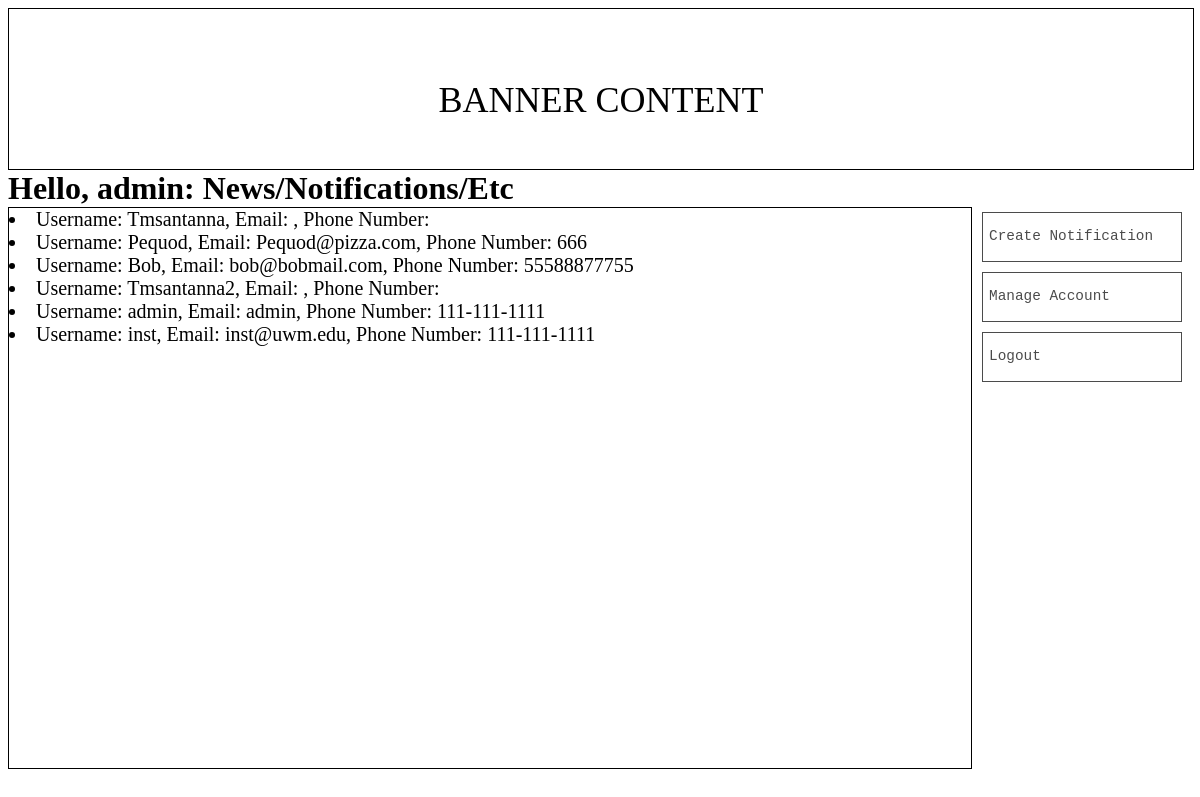
The app's page /home/ (signed in) with its own data.
### CS361_Project/models.py (models this page shows)
class Account(models.Model):
    id = models.IntegerField(unique = True, primary_key= True)
    username = models.CharField(max_length=30, unique = True)
    password = models.CharField(max_length = 30)
    role = models.CharField(max_length=30, null=True) #username, password and role should not be null
    name = models.CharField(max_length= 30, null= True)
    email = models.CharField(max_length= 30, null= True)
    telephone = models.CharField(max_length= 20, null= True)
    address = models.CharField(max_length = 40, null= True)

### CS361_Project/views.py (the view)
# urls.py: 2. Add a URL to urlpatterns:  path('', Home.as_view(), name='home')
class Home(View):
    def get(self, request):
        accounts = list(Account.objects.all())
        if request.session.get('is_authenticate'):
            return render(request, "Home.html", {"accounts": accounts})
        else:
            return render(request, "login.html")

### templates/Home.html (shortened to what this page needs)
{% load static %}
<!DOCTYPE html>
<html lang="en">
<head>
    <link rel="stylesheet" href="{% static 'styles/Home.css' %}?{% now 'U' %}" type="text/css">
</head>
<body>
    <div class = "bannerBox">
        <span class = "testBannerContent">BANNER CONTENT</span>
    </div>
    <h2 class = 'headerText'>Hello, {{ request.session.name }}: News/Notifications/Etc</h2>
    <div class = 'container'>
        <div class = 'homeContentBox'>
            <div class = "testText">
               {% for Account in accounts %}
                    <li>Username: {{Account.username}}, Email: {{ Account.email }}, Phone Number: {{ Account.telephone }}</li>
               {% endfor %}
            </div>
        </div>
        <div class ='buttonBox'>
            <a href="{% url 'create_notification' %}"><button class = 'buttonText'>Create Notification</button></a>
            <a href="{% url 'manage_account' %}"><button type="button" class = "buttonText">Manage Account</button></a>
            <form action = '{% url 'logout' %}' method = 'get'>
                <a ><button type = "submit" class = 'buttonText'>Logout</button></a>
            </form>
        </div>
    </div>
</body>
</html>

### static/styles/Home.css (style rules this page uses)
.bannerBox { border: 1px solid black; width: 100%; height: 20vh; }
.headerText { display:block; margin-bottom: 0; margin-top : 0; font-family: Serif, "Times New Roman", serif; font-size: 2rem; }
.container { display:flex; }
.homeContentBox { border: 1px solid black; width:85%; height: 70vh; overflow-x: hidden; overflow-y:auto; word-wrap: break-word; }
.buttonBox { margin-top : -15px; padding: 10px; }
.buttonBox button { font-family: Andale Mono, monospace; background-color: transparent; display: block; border: 1px solid black; margin-block: 10px; width:200px; height:50px; text-align:left; line-height:1.1em; }
.buttonBox .buttonBox a:hover,.buttonBox a:active, .buttonBox a:link ,a:visited { text-decoration: none; color: black; }
.buttonText { opacity: 70%; width: fit-content; white-space: nowrap; font-size: 0.9rem; }
.testText { font-size: 20px; font-weight: normal; }
.testBannerContent { display: block; text-align: center; font-size: 36px; margin-top: 70px; }

### records on screen
Account: username "Tmsantanna"
Account: username "Pequod", email "Pequod@pizza.com", telephone "666"
Account: username "Bob", email "bob@bobmail.com", telephone "55588877755"
Account: username "Tmsantanna2"
Account: username "admin", email "admin", telephone "111-111-1111"
Account: username "inst", email "inst@uwm.edu", telephone "111-111-1111"

### other values on screen
{{ request.session.name }} "admin"
